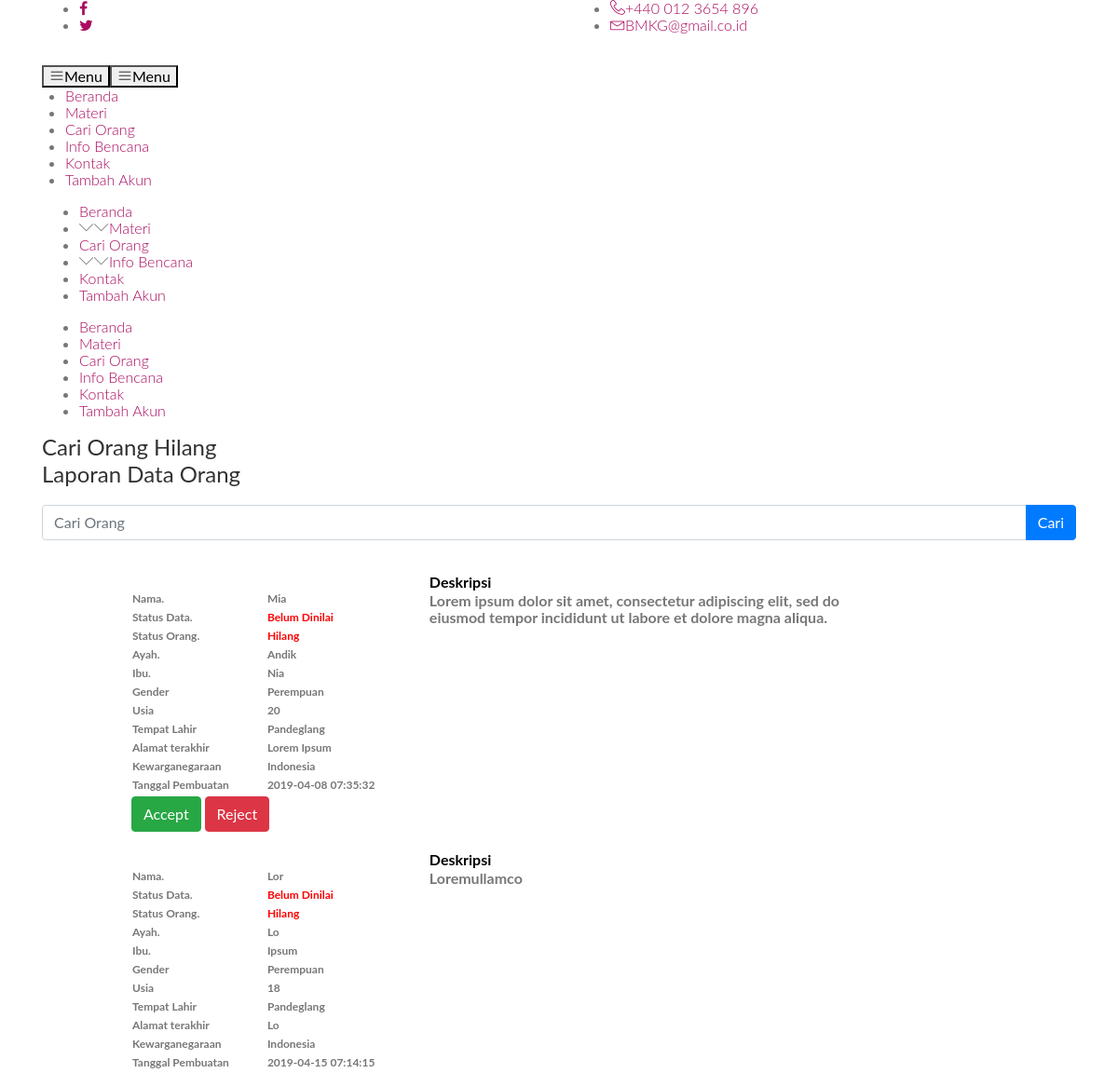
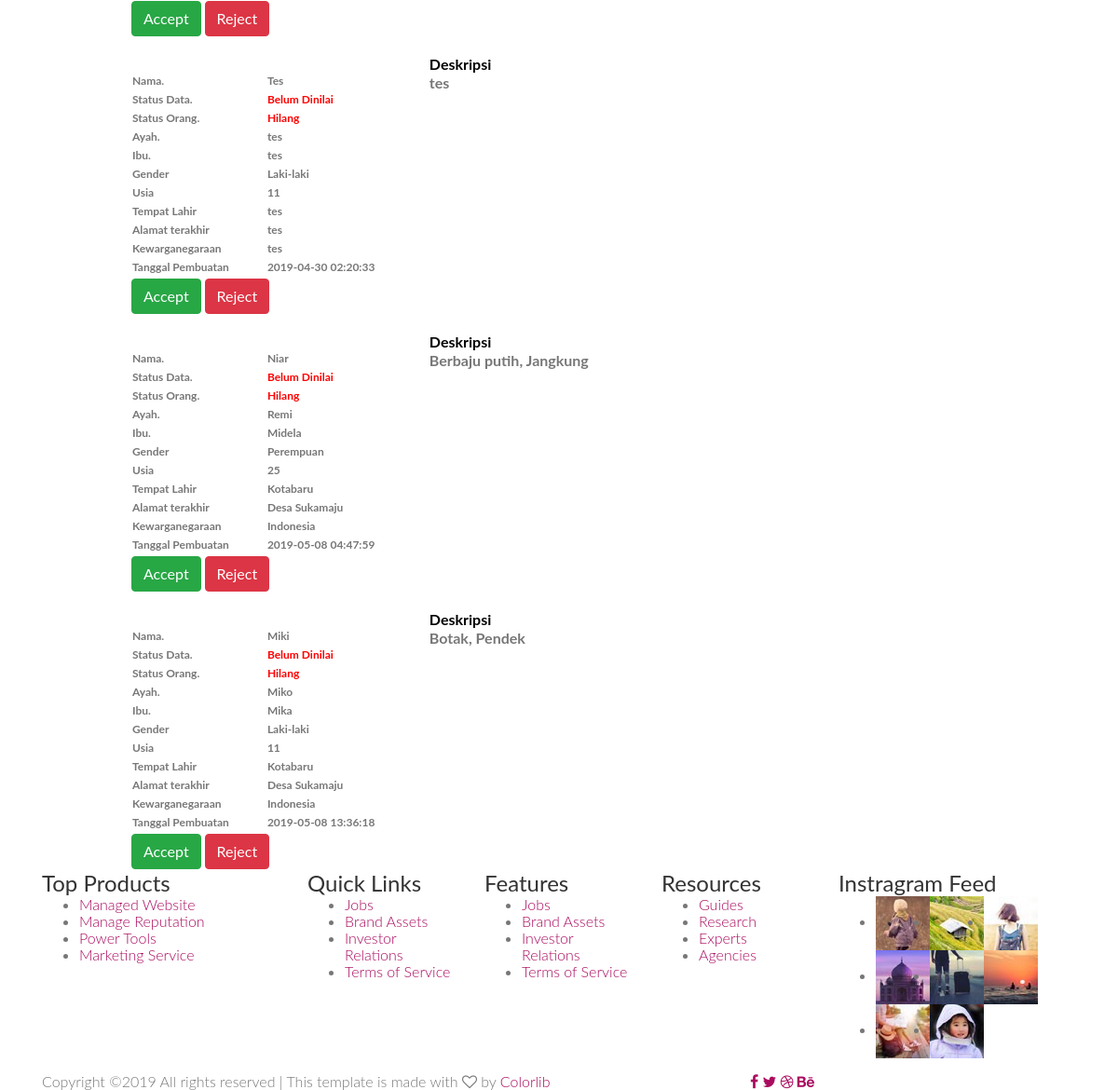
/AdminLaporan.php, run on the app's committed database (2 pictures, top to bottom).
### tables this page shows
CREATE TABLE `dataorang` (
  `ID_Orang` int(11) NOT NULL,
  `status` int(11) NOT NULL,
  `nilai` int(11) NOT NULL,
  `Nama` varchar(20) NOT NULL,
  `NamaAyah` varchar(20) NOT NULL,
  `NamaIbu` varchar(20) NOT NULL,
  `Gender` varchar(20) NOT NULL,
  `Usia` varchar(20) NOT NULL,
  `TempatLahir` varchar(20) NOT NULL,
  `AlamatAkhir` varchar(20) NOT NULL,
  `Kewarganegaraan` varchar(20) NOT NULL,
  `Tanggal` timestamp NOT NULL DEFAULT CURRENT_TIMESTAMP,
  `Deskripsi` varchar(500) NOT NULL
);

CREATE TABLE `penilaian` (
  `id_nilai` int(11) NOT NULL,
  `nilai_status` varchar(20) NOT NULL
);

CREATE TABLE `status` (
  `ID_Status` int(11) NOT NULL,
  `Status` varchar(20) NOT NULL
);

### AdminLaporan.php (the view, shortened to what this page needs)
<!DOCTYPE html>
<html lang="zxx" class="no-js">
	<head>
		<link rel="stylesheet" href="css/linearicons.css">
		<link rel="stylesheet" href="css/font-awesome.min.css">
		<link rel="stylesheet" href="css/bootstrap.css">
		<link rel="stylesheet" href="css/magnific-popup.css">
		<link rel="stylesheet" href="css/nice-select.css">
		<link rel="stylesheet" href="css/animate.min.css">
		<link rel="stylesheet" href="css/owl.carousel.css">
		<link rel="stylesheet" href="css/jquery-ui.css">
		<link rel="stylesheet" href="css/main.css">
	</head>
	<body>
		<header>
			<?php include "includes/header-admin.php"; ?>
		</header>
		<div class="site-main-container">
			<section class="latest-post-area pb-120">
				<div class="container no-padding">
					<div class="row">
						<div class="col-lg-12 post-list">
							<div class="latest-post-wrap">
								<h4 class="cat-title">Cari Orang Hilang</h4>
								<div class="comment-form">
									<h4>Laporan Data Orang</h4>
								</div>
								<br>
								<form action="" method="GET">
									<div class="input-group mb-3">
										<input type="text" class="form-control" placeholder="Cari Orang" name="namaOrang" aria-label="Orang Hilang" aria-describedby="basic-addon2">
											<div class="input-group-append">
												<button type="submit" class="btn btn-primary" name="cari">Cari</button>
											</div>
									</div>
								</form>
								<div class="single-latest-post row align-items-center">
									<div class="col-lg-1 post-left">
									</div>
									<div class="col-lg-10 post-right">
										<p class="meta">
											<table>
															<?php
															$mysqli = new mysqli('localhost', 'root', '', 'psi') or die(mysql_error($mysqli));
															if(isset($_GET['cari'])){
																$cari = $_GET['namaOrang'];
																$data = $mysqli->query("SELECT dataorang.ID_Orang, dataorang.Nama, status.Status, penilaian.nilai_status, dataorang.NamaAyah, dataorang.NamaIbu, dataorang.Gender, dataorang.Usia, dataorang.TempatLahir, dataorang.AlamatAkhir, dataorang.Kewarganegaraan, dataorang.Deskripsi FROM dataorang, status, penilaian WHERE dataorang.status = status.ID_Status && dataorang.nilai = penilaian.id_nilai AND nilai='0' AND Nama like '%".$cari."%'");
															}else{
																$data = $mysqli->query("SELECT dataorang.ID_Orang, dataorang.Nama, status.Status, penilaian.nilai_status, dataorang.NamaAyah, dataorang.NamaIbu, dataorang.Gender, dataorang.Usia, dataorang.TempatLahir, dataorang.AlamatAkhir, dataorang.Kewarganegaraan, dataorang.Deskripsi, dataorang.Tanggal FROM dataorang, status, penilaian WHERE dataorang.status = status.ID_Status && dataorang.nilai = penilaian.id_nilai AND nilai='0'");
																}
																?>
															<?php
															while ($row = $data->fetch_assoc()): ?>
												<tr>
													<th rowspan="2">
														<table style="font-size: 12px">
															<tr>
															    <th style="padding-right: 10px">Nama.</th>
															    <th style="padding-right: 100px"><?php echo $row['Nama']; ?></th>
												  			</tr>
															<tr>
															    <th style="padding-right: 10px">Status Data.</th>
															    <th style="padding-right: 100px"><font color="red"><?php echo $row['nilai_status']; ?></font></th>
												  			</tr>
												  			<tr>
															    <th style="padding-right: 10px">Status Orang.</th>
															    <th style="padding-right: 100px"><font color="red"><?php echo $row['Status']; ?></font></th>
												  			</tr>
												  			<tr>
															    <th style="padding-right: 10px">Ayah.</th>
															    <th style="padding-right: 100px"><?php echo $row['NamaAyah']; ?></th>
												  			</tr>
												  			<tr>
															    <th style="padding-right: 10px">Ibu.</th>
															    <th style="padding-right: 100px"><?php echo $row['NamaIbu']; ?></th>
												  			</tr>
												  			<tr>
															    <th style="padding-right: 10px">Gender</th>
															    <th style="padding-right: 100px"><?php echo $row['Gender']; ?></th>
												  			</tr>
												  			<tr>
															    <th style="padding-right: 10px">Usia</th>
															    <th style="padding-right: 100px"><?php echo $row['Usia']; ?></th>
												  			</tr>
												  			<tr>
															    <th style="padding-right: 10px">Tempat Lahir</th>
															    <th style="padding-right: 100px"><?php echo $row['TempatLahir']; ?></th>
												  			</tr>
												  			<tr>
															    <th style="padding-right: 40px">Alamat terakhir</th>
															    <th><?php echo $row['AlamatAkhir']; ?></th>
												  			</tr>
												  			<tr>
															    <th style="padding-right: 40px">Kewarganegaraan</th>
															    <th><?php echo $row['Kewarganegaraan']; ?></th>
												  			</tr>
												  			<tr>
															    <th style="padding-right: 40px">Tanggal Pembuatan</th>
															    <th><?php echo $row['Tanggal']; ?></th>
															</tr>
														</table>
													</th>
												</tr>
												<tr>
													<th width="500px">
														<table>
															<tr>
															    <th style="color: black; padding-right: 50px" width="500px" >Deskripsi</th>
												  			</tr>
												  			<tr>
												  				<th width="500px" colspan="2" height="200px" align="right" valign="top">
												  					<?php echo $row['Deskripsi']; ?>
												  				</th>
												  			</tr>
														</table>
													</th>
												</tr>
												<tr>
													<th>
														<form action="proses2.php" method="GET">
																<a href="proses2.php?accept=<?php echo $row['ID_Orang']; ?>" class="btn btn-success">Accept</a>
																<a href="proses2.php?reject=<?php echo $row['ID_Orang']; ?>" class="btn btn-danger">Reject</a>
														</form>
													</th>
												</tr>
												<?php endwhile; ?>
											</table>
										</p>
									</div>
								</div>
						</div>
					</div>
				</div>
			</div>
		</section>
		</div>
		<?php include "includes/footer.php"; ?>
	</body>
</html>

### includes/header-admin.php (shortened to what this page needs)
<!DOCTYPE html>
<html lang="zxx" class="no-js">
	<head>
		<link rel="stylesheet" href="css/linearicons.css">
		<link rel="stylesheet" href="css/font-awesome.min.css">
		<link rel="stylesheet" href="css/bootstrap.css">
		<link rel="stylesheet" href="css/magnific-popup.css">
		<link rel="stylesheet" href="css/nice-select.css">
		<link rel="stylesheet" href="css/animate.min.css">
		<link rel="stylesheet" href="css/owl.carousel.css">
		<link rel="stylesheet" href="css/jquery-ui.css">
        <link rel="stylesheet" href="css/main.css">
	</head>
	<body>
		<header>
			<div class="header-top">
				<div class="container">
					<div class="row">
						<div class="col-lg-6 col-md-6 col-sm-6 col-6 header-top-left no-padding">
							<ul>
								<li><a href="#"><i class="fa fa-facebook"></i></a></li>
								<li><a href="#"><i class="fa fa-twitter"></i></a></li>
							</ul>
						</div>
						<div class="col-lg-6 col-md-6 col-sm-6 col-6 header-top-right no-padding">
							<ul>
								<li><a href="tel:+440 012 3654 896"><span class="lnr lnr-phone-handset"></span><span>+440 012 3654 896</span></a></li>
								<li><a href="mailto:support@colorlib.com"><span class="lnr lnr-envelope"></span><span>BMKG@gmail.co.id</span></a></li>
							</ul>
						</div>
					</div>
				</div>
			</div>
			<div class="logo-wrap">
				<div class="container">
					<div class="row justify-content-between align-items-center">
						<div class="col-lg-2 col-md-2 col-sm-10 logo-left no-padding">
						</div>
						<div class="col-lg-8 col-md-8 col-sm-12 logo-right no-padding ads-banner">
						</div>
					</div>
				</div>
			</div>
			<div class="container main-menu" id="main-menu">
				<div class="row align-items-center justify-content-between">
					<nav id="nav-menu-container">
						<ul class="nav-menu">
							<li class="menu-active"><a href="AdminIndex.php">Beranda</a></li>
							<li class="menu-has-children"><a href="#">Materi</a>
							</li>
							<li><a href="#">Cari Orang</a>
							</li>
							<li class="menu-has-children"><a href="#">Info Bencana</a>
							</li>
					</ul>
							<li><a href="Adminkontak.php">Kontak</a></li>
							<li><a href="AdminTambahAkun.php">Tambah Akun</a></li>
					</nav>
				</div>
			</div>
		</header>

### includes/footer.php (shortened to what this page needs)
        <footer class="footer-area section-gap">
			<div class="container">
				<div class="row">
					<div class="col-lg-3 col-md-6 single-footer-widget">
						<h4>Top Products</h4>
						<ul>
							<li><a href="#">Managed Website</a></li>
							<li><a href="#">Manage Reputation</a></li>
							<li><a href="#">Power Tools</a></li>
							<li><a href="#">Marketing Service</a></li>
						</ul>
					</div>
					<div class="col-lg-2 col-md-6 single-footer-widget">
						<h4>Quick Links</h4>
						<ul>
							<li><a href="#">Jobs</a></li>
							<li><a href="#">Brand Assets</a></li>
							<li><a href="#">Investor Relations</a></li>
							<li><a href="#">Terms of Service</a></li>
						</ul>
					</div>
					<div class="col-lg-2 col-md-6 single-footer-widget">
						<h4>Features</h4>
						<ul>
							<li><a href="#">Jobs</a></li>
							<li><a href="#">Brand Assets</a></li>
							<li><a href="#">Investor Relations</a></li>
							<li><a href="#">Terms of Service</a></li>
						</ul>
					</div>
					<div class="col-lg-2 col-md-6 single-footer-widget">
						<h4>Resources</h4>
						<ul>
							<li><a href="#">Guides</a></li>
							<li><a href="#">Research</a></li>
							<li><a href="#">Experts</a></li>
							<li><a href="#">Agencies</a></li>
						</ul>
					</div>
					<div class="col-lg-3 col-md-6 single-footer-widget">
						<h4>Instragram Feed</h4>
						<ul class="instafeed d-flex flex-wrap">
							<li><img src="img/i1.jpg" alt=""></li>
							<li><img src="img/i2.jpg" alt=""></li>
							<li><img src="img/i3.jpg" alt=""></li>
							<li><img src="img/i4.jpg" alt=""></li>
							<li><img src="img/i5.jpg" alt=""></li>
							<li><img src="img/i6.jpg" alt=""></li>
							<li><img src="img/i7.jpg" alt=""></li>
							<li><img src="img/i8.jpg" alt=""></li>
						</ul>
					</div>
				</div>
				<div class="footer-bottom row align-items-center">
					<p class="footer-text m-0 col-lg-8 col-md-12">
Copyright &copy;<script>document.write(new Date().getFullYear());</script> All rights reserved | This template is made with <i class="fa fa-heart-o" aria-hidden="true"></i> by <a href="https://colorlib.com" target="_blank">Colorlib</a>
</p>
					<div class="col-lg-4 col-md-12 footer-social">
						<a href="#"><i class="fa fa-facebook"></i></a>
						<a href="#"><i class="fa fa-twitter"></i></a>
						<a href="#"><i class="fa fa-dribbble"></i></a>
						<a href="#"><i class="fa fa-behance"></i></a>
					</div>
				</div>
			</div>
		</footer>
	</body>
</html>

### Magazine - Doc/css/main.css (style rules this page uses)
body { background-color:#FFF; font-family: "Lato", sans-serif; font-weight: 300; font-size:16px; line-height:18px; color:#777; }
p { margin:0; }
a { color: #aa0a5f; }
a, a:hover, a:focus { text-decoration: none; outline: 0; }
h1, h2, h3, h4, h5, h6 { color: #333; margin:0; font-weight: normal; }
section p { line-height: 28px; }

### data on the page
dataorang: Nama "Mia", nilai.nilai_status "Belum Dinilai", status.Status "Hilang", NamaAyah "Andik", NamaIbu "Nia", Gender "Perempuan", Usia "20", TempatLahir "Pandeglang", AlamatAkhir "Lorem Ipsum", Kewarganegaraan "Indonesia", Tanggal "2019-04-08 07:35:32", Deskripsi "Lorem ipsum dolor sit amet, consectetur adipiscing elit, sed do eiusmod tempor incididunt ut labore et dolore magna aliqua."
dataorang: Nama "Lor", nilai.nilai_status "Belum Dinilai", status.Status "Hilang", NamaAyah "Lo", NamaIbu "Ipsum", Gender "Perempuan", Usia "18", TempatLahir "Pandeglang", AlamatAkhir "Lo", Kewarganegaraan "Indonesia", Tanggal "2019-04-15 07:14:15", Deskripsi "Loremullamco"
dataorang: Nama "Tes", nilai.nilai_status "Belum Dinilai", status.Status "Hilang", NamaAyah "tes", NamaIbu "tes", Gender "Laki-laki", Usia "11", TempatLahir "tes", AlamatAkhir "tes", Kewarganegaraan "tes", Tanggal "2019-04-30 02:20:33", Deskripsi "tes"
dataorang: Nama "Niar", nilai.nilai_status "Belum Dinilai", status.Status "Hilang", NamaAyah "Remi", NamaIbu "Midela", Gender "Perempuan", Usia "25", TempatLahir "Kotabaru", AlamatAkhir "Desa Sukamaju", Kewarganegaraan "Indonesia", Tanggal "2019-05-08 04:47:59", Deskripsi "Berbaju putih, Jangkung"
dataorang: Nama "Miki", nilai.nilai_status "Belum Dinilai", status.Status "Hilang", NamaAyah "Miko", NamaIbu "Mika", Gender "Laki-laki", Usia "11", TempatLahir "Kotabaru", AlamatAkhir "Desa Sukamaju", Kewarganegaraan "Indonesia", Tanggal "2019-05-08 13:36:18", Deskripsi "Botak, Pendek"
